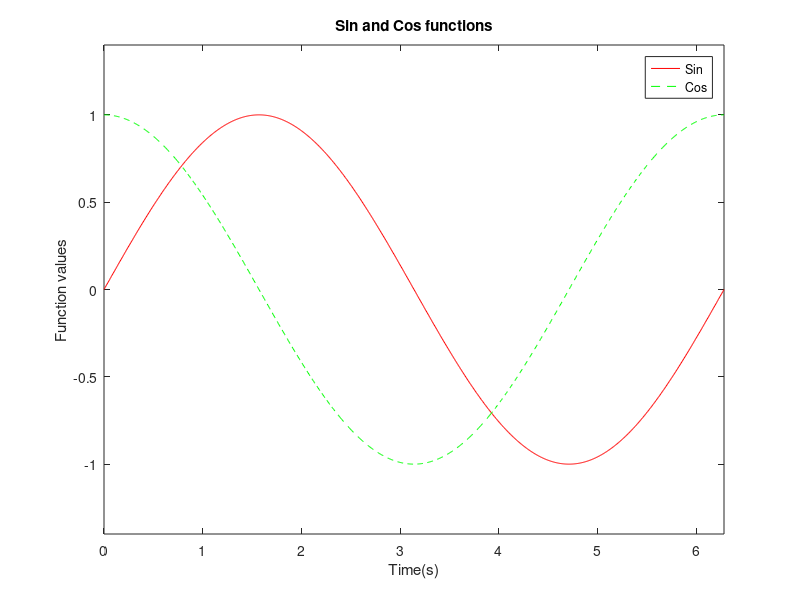

MATLAB code for this plot:
% ASIGNMENT FOR THE UNIT 1
% Exercises presented in the assn1 file, solved by Samuel Miravet Verde

% Ex1. Scalar Variables
a = 10;
b = 2.5*(10^23);
c = 2 + 3*i;
d = exp((j*2*pi)/3);

% Ex2. Vector Variables
aVec = [3.14 15 9 26];
bVec = [2.71; 8; 28; 182];
cVec = 5:-0.2:-5;
dVec = logspace(1,10, 10000);
eVec = ['H' 'e' 'l' 'l' 'o'];

% Ex3. Matrix variables
aMat = ones(9)*2;
bMat = diag([1 2 3 4 5 4 3 2 1]);
cMat = reshape(1:100, 10, 10);
dMat = nan(3,4);
eMat = [13 -1 5; -22 10 -87];
fMat = floor(-3 + (3-(-3)).*rand(5,3));

% Ex4. Scalar equations
x = 1 / ( 1 + exp(-(a-15)/6));
y = (sqrt(a) + nthroot(b,21))^pi;
z = log(real((c+d)*(c-d)) * sin((a*pi)/3)) / c*conj(c);

% Ex5. Vector equations
xVec = (1/sqrt(2*pi*2.5^2)).*exp(-cVec.^2./(2*2.5^2));
yVec = sqrt((aVec').^2 + bVec.^2);
zVec = log10(1./dVec);

% Ex6. Matrix equations
xMat = (aVec*bVec)* aMat.^2;
yMat = bVec*aVec;
zMat = det(cMat)*(aMat*bMat)';

% Ex7. Common functions and indexing
cSum = sum(cMat);
eMean = mean(eMat')';
eMat(1,:) = [1 1 1];
cSub = cMat(2:9, 2:9);

lin = linspace(1, 20, 20);
for element = lin
    if mod(element, 2) == 0
        lin(find(lin == element)) = -element
    end
end 

r = rand(1, 5);
r(find(r < 0.5)) = 0;

% Ex8. Plotting multiple lines and colors
figure(1)
t = linspace(0, 2*pi, 1000);
plot(t, sin(t), 'r');
hold on;
plot(t, cos(t), '--g');
xlabel('Time(s)');
ylabel('Function values');
title('Sin and Cos functions');
legend('Sin', 'Cos');
xlim([0 2*pi]);
ylim([-1.4 1.4]);
saveas(1,'figures/ex8.png','png');

% Ex9. Optional: Manipulating variables
% Done in the directory ex9